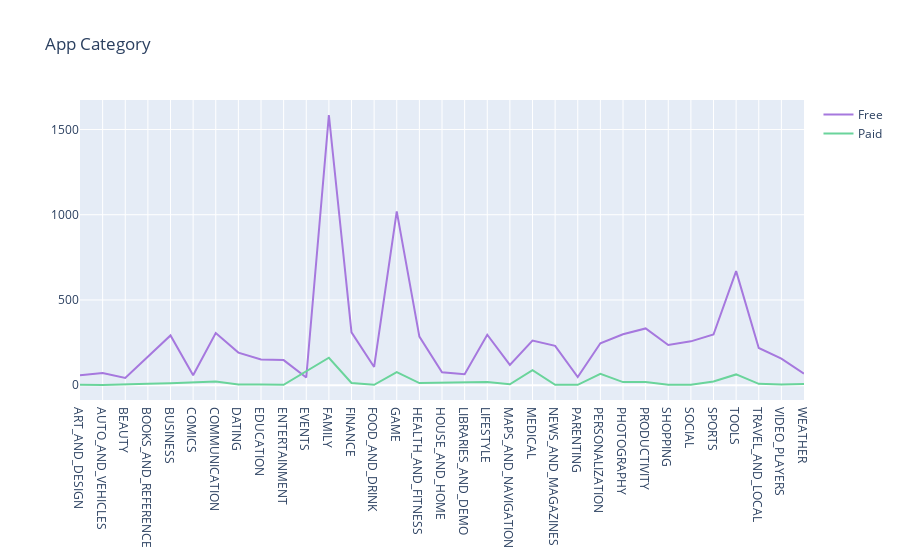

This figure's notebook cell:
### Code cell
col='Category'
v1=d1[col].value_counts().reset_index()
v1=v1.rename(columns={col:'count','index':col})
v1['percent']=v1['count'].apply(lambda x : 100*x/sum(v1['count']))
v1=v1.sort_values(col)
v2=d2[col].value_counts().reset_index()
v2=v2.rename(columns={col:'count','index':col})
v2['percent']=v2['count'].apply(lambda x : 100*x/sum(v2['count']))
v2=v2.sort_values(col)
trace1 = go.Scatter(x=v1[col], y=v1["count"], name="Free", marker=dict(color="#a678de"))
trace2 = go.Scatter(x=v2[col], y=v2["count"], name="Paid", marker=dict(color="#6ad49b"))
y = [trace1, trace2]
layout={'title':"App Category"}
fig = go.Figure(data=y, layout=layout)
iplot(fig)

### Figure 1 — Plotly figure (JSON) as saved in the notebook; plotly's stock layout.template omitted (floating-point values rounded to 4 significant figures)
{"data": [{"marker": {"color": "#a678de"}, "name": "Free", "type": "scatter", "x": ["ART_AND_DESIGN", "AUTO_AND_VEHICLES", "BEAUTY", "BOOKS_AND_REFERENCE", "BUSINESS", "COMICS", "COMMUNICATION", "DATING", "EDUCATION", "ENTERTAINMENT", "EVENTS", "FAMILY", "FINANCE", "FOOD_AND_DRINK", "GAME", "HEALTH_AND_FITNESS", "HOUSE_AND_HOME", "LIBRARIES_AND_DEMO", "LIFESTYLE", "MAPS_AND_NAVIGATION", "MEDICAL", "NEWS_AND_MAGAZINES", "PARENTING", "PERSONALIZATION", "PHOTOGRAPHY", "PRODUCTIVITY", "SHOPPING", "SOCIAL", "SPORTS", "TOOLS", "TRAVEL_AND_LOCAL", "VIDEO_PLAYERS", "WEATHER"], "y": [58, 72, 42, 170, 292, 58, 306, 191, 151, 147, 45, 1585, 310, 107, 1020, 285, 76, 64, 296, 119, 262, 231, 48, 246, 299, 333, 236, 257, 297, 669, 218, 156, 68]}, {"marker": {"color": "#6ad49b"}, "name": "Paid", "type": "scatter", "x": ["ART_AND_DESIGN", "AUTO_AND_VEHICLES", "BOOKS_AND_REFERENCE", "BUSINESS", "COMMUNICATION", "DATING", "EDUCATION", "ENTERTAINMENT", "FAMILY", "FINANCE", "FOOD_AND_DRINK", "GAME", "HEALTH_AND_FITNESS", "LIFESTYLE", "MAPS_AND_NAVIGATION", "MEDICAL", "NEWS_AND_MAGAZINES", "PARENTING", "PERSONALIZATION", "PHOTOGRAPHY", "PRODUCTIVITY", "SHOPPING", "SOCIAL", "SPORTS", "TOOLS", "TRAVEL_AND_LOCAL", "VIDEO_PLAYERS", "WEATHER"], "y": [3, 1, 8, 11, 22, 4, 4, 2, 161, 13, 2, 77, 12, 18, 5, 88, 2, 2, 66, 18, 18, 2, 2, 22, 63, 8, 4, 7]}], "layout": {"title": {"text": "App Category"}}}
